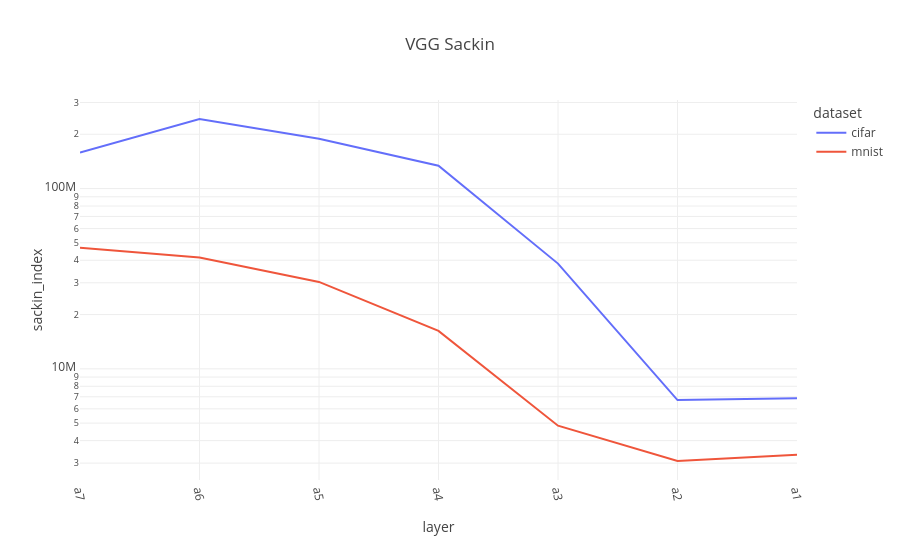

The notebook cell this image was saved under:
### Code cell
vgg = layer_data[(layer_data['model']=='vgg') & (layer_data['split']=='trainUval')].copy()

vgg["layer_idx"] = vgg["layer"].apply(lambda x: layer_order['vgg'].index(x))
vgg.sort_values("layer_idx", inplace=True)

fig = px.line(vgg, x="layer", y="sackin_index", color="dataset", color_discrete_sequence=px.colors.qualitative.Plotly, title="VGG Sackin")
fig.update_xaxes(tickangle=80)
fig.update_yaxes(type="log")

### Figure 1 — Plotly figure (JSON) as saved in the notebook; plotly's stock layout.template omitted (floating-point values rounded to 4 significant figures)
{"data": [{"hovertemplate": "dataset=cifar<br>layer=%{x}<br>sackin_index=%{y}<extra></extra>", "legendgroup": "cifar", "line": {"color": "#636EFA", "dash": "solid"}, "marker": {"symbol": "circle"}, "mode": "lines", "name": "cifar", "orientation": "v", "showlegend": true, "type": "scatter", "x": ["a7", "a6", "a5", "a4", "a3", "a2", "a1"], "xaxis": "x", "y": [158500000.0, 243000000.0, 188900000.0, 133800000.0, 38340000.0, 6709000.0, 6875000.0], "yaxis": "y"}, {"hovertemplate": "dataset=mnist<br>layer=%{x}<br>sackin_index=%{y}<extra></extra>", "legendgroup": "mnist", "line": {"color": "#EF553B", "dash": "solid"}, "marker": {"symbol": "circle"}, "mode": "lines", "name": "mnist", "orientation": "v", "showlegend": true, "type": "scatter", "x": ["a7", "a6", "a5", "a4", "a3", "a2", "a1"], "xaxis": "x", "y": [46940000.0, 41400000.0, 30340000.0, 16230000.0, 4839000.0, 3082000.0, 3342000.0], "yaxis": "y"}], "layout": {"legend": {"title": {"text": "dataset"}, "tracegroupgap": 0}, "title": {"text": "VGG Sackin"}, "xaxis": {"anchor": "y", "domain": [0, 1], "tickangle": 80, "title": {"text": "layer"}}, "yaxis": {"anchor": "x", "domain": [0, 1], "title": {"text": "sackin_index"}, "type": "log"}}}
